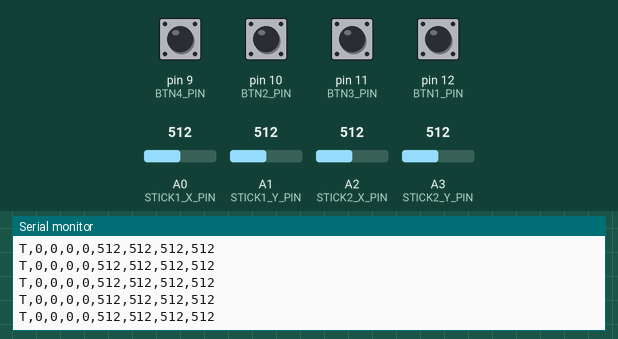
This sketch was run on a simulated Arduino Uno, built with avr-gcc and run on an emulated ATmega328P. Shown: the last lines printed to the serial monitor. Inputs (shaded band) come from the test bench; at power-on: pin 9 (BTN4_PIN), pin 10 (BTN2_PIN), pin 11 (BTN3_PIN), pin 12 (BTN1_PIN) HIGH, A0 (STICK1_X_PIN) = 512, A1 (STICK1_Y_PIN) = 512, A2 (STICK2_X_PIN) = 512, A3 (STICK2_Y_PIN) = 512.

Above: at 1.2 s.
1.3 s: A0 (STICK1_X_PIN) set to 716
At 1.37 s:
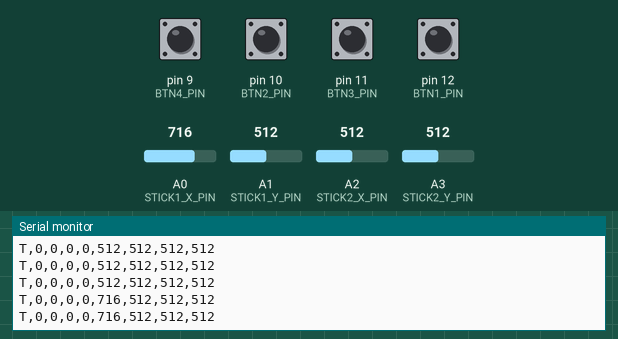
2.8 s: A1 (STICK1_Y_PIN) set to 716
At 2.87 s:
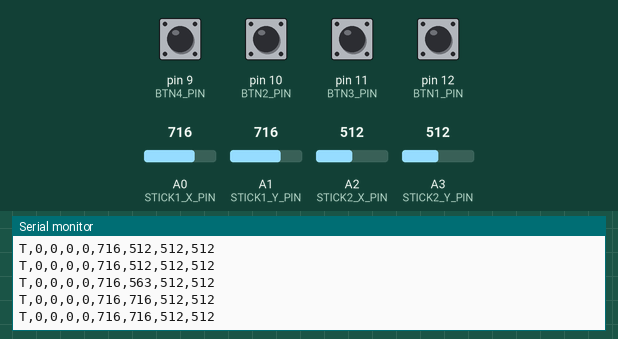
4.3 s: A2 (STICK2_X_PIN) set to 716
At 4.37 s:
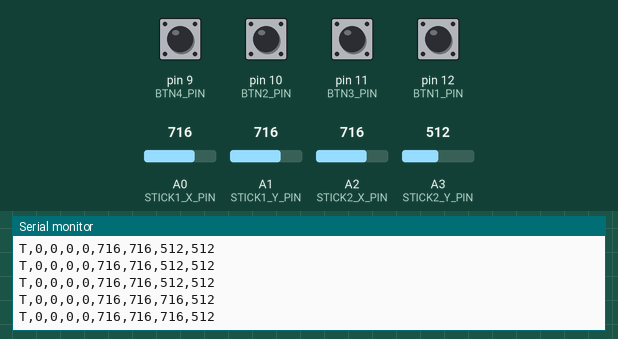
5.8 s: A3 (STICK2_Y_PIN) set to 716
At 5.92 s:
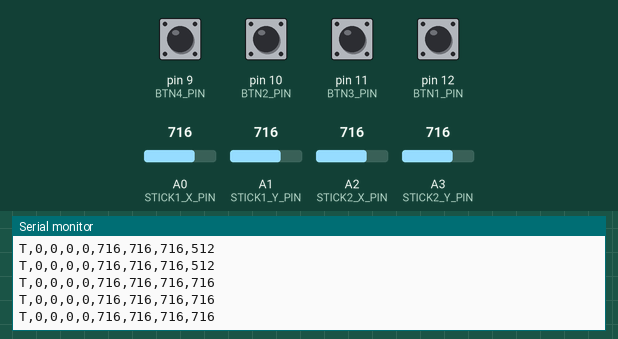
7.3 s: pin 9 (BTN4_PIN) pulled LOW for 0.15 s
At 7.38 s:
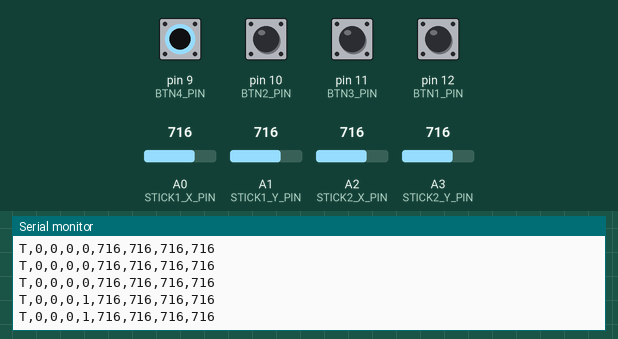
8.9 s: pin 10 (BTN2_PIN) pulled LOW for 1 s
At 8.98 s:
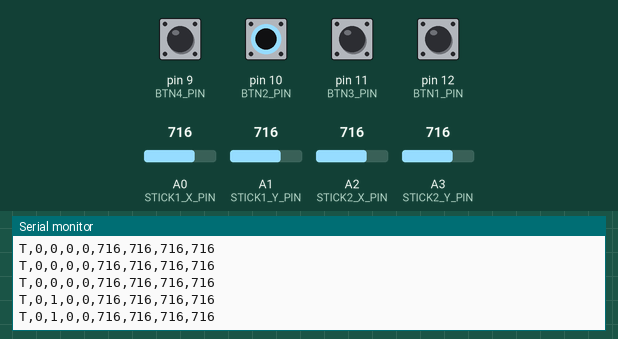
Timing chart, 0 to 11.9 s (numbered marks = the images above; inputs shaded):
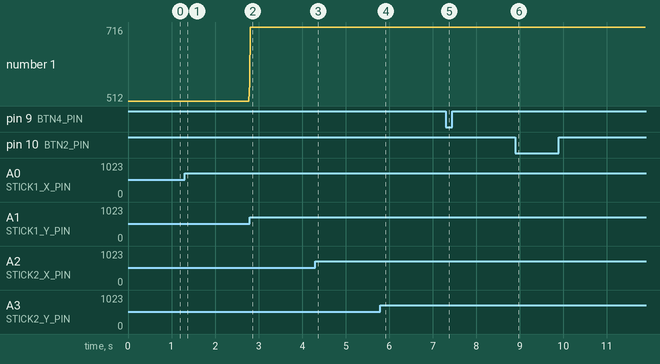

Measured:
- after the input at 1.3 s, the serial monitor: prints a new line at once (image 1)
- after the input at 2.8 s, the serial monitor: prints a new line at once (image 2)
- after the input at 4.3 s, the serial monitor: prints a new line at once (image 3)
- after the input at 5.8 s, the serial monitor: prints a new line at once (image 4)
- after the input at 7.3 s, the serial monitor: prints a new line at once (image 5)
- after the input at 8.9 s, the serial monitor: prints a new line at once (image 6)

The sketch:

nano_serial_joystick.ino
```cpp
#include <Arduino.h>

// -------- Pin mapping --------
const uint8_t BTN1_PIN = 12;
const uint8_t BTN2_PIN = 10;
const uint8_t BTN3_PIN = 11;
const uint8_t BTN4_PIN = 9;

const uint8_t STICK1_X_PIN = 14;
const uint8_t STICK1_Y_PIN = 15;
const uint8_t STICK2_X_PIN = 16;
const uint8_t STICK2_Y_PIN = 17;

// -------- Serial settings --------
const unsigned long SERIAL_BAUD = 230400;
const unsigned long KEEPALIVE_MS = 50;
const uint16_t AXIS_CHANGE_THRESHOLD = 3;
const uint8_t AXIS_FILTER_SAMPLES = 4;
const unsigned long DEBOUNCE_MS = 8;

struct ButtonState {
  uint8_t pin;
  bool stableState;
  bool lastRead;
  unsigned long lastChangeMs;
};

ButtonState buttons[4] = {
  {BTN1_PIN, false, false, 0},
  {BTN2_PIN, false, false, 0},
  {BTN3_PIN, false, false, 0},
  {BTN4_PIN, false, false, 0}
};

const uint8_t axisPins[4] = {STICK1_X_PIN, STICK1_Y_PIN, STICK2_X_PIN, STICK2_Y_PIN};
int filteredAxes[4] = {0, 0, 0, 0};
int lastSentAxes[4] = {-1, -1, -1, -1};
bool lastSentButtons[4] = {false, false, false, false};
unsigned long lastTransmitMs = 0;

int readFilteredAxis(uint8_t pin) {
  long sum = 0;
  for (uint8_t i = 0; i < AXIS_FILTER_SAMPLES; ++i) {
    sum += analogRead(pin);
  }
  return (int)(sum / AXIS_FILTER_SAMPLES);
}

bool updateButton(ButtonState &button, unsigned long nowMs) {
  bool rawPressed = digitalRead(button.pin) == LOW;  // INPUT_PULLUP

  if (rawPressed != button.lastRead) {
    button.lastRead = rawPressed;
    button.lastChangeMs = nowMs;
  }

  if ((nowMs - button.lastChangeMs) >= DEBOUNCE_MS && button.stableState != rawPressed) {
    button.stableState = rawPressed;
    return true;
  }

  return false;
}

bool axesChangedEnough() {
  for (uint8_t i = 0; i < 4; ++i) {
    if (lastSentAxes[i] < 0 || abs(filteredAxes[i] - lastSentAxes[i]) >= AXIS_CHANGE_THRESHOLD) {
      return true;
    }
  }
  return false;
}

bool buttonsChanged() {
  for (uint8_t i = 0; i < 4; ++i) {
    if (buttons[i].stableState != lastSentButtons[i]) {
      return true;
    }
  }
  return false;
}

void transmitState(unsigned long nowMs) {
  Serial.print("T,");
  for (uint8_t i = 0; i < 4; ++i) {
    Serial.print(buttons[i].stableState ? 1 : 0);
    Serial.print(',');
    lastSentButtons[i] = buttons[i].stableState;
  }

  for (uint8_t i = 0; i < 4; ++i) {
    Serial.print(filteredAxes[i]);
    lastSentAxes[i] = filteredAxes[i];
    if (i < 3) {
      Serial.print(',');
    }
  }
  Serial.println();
  lastTransmitMs = nowMs;
}

void setup() {
  Serial.begin(SERIAL_BAUD);

  for (uint8_t i = 0; i < 4; ++i) {
    pinMode(buttons[i].pin, INPUT_PULLUP);
    buttons[i].stableState = digitalRead(buttons[i].pin) == LOW;
    buttons[i].lastRead = buttons[i].stableState;
    buttons[i].lastChangeMs = millis();
  }

  for (uint8_t i = 0; i < 4; ++i) {
    filteredAxes[i] = readFilteredAxis(axisPins[i]);
    lastSentAxes[i] = filteredAxes[i];
    lastSentButtons[i] = buttons[i].stableState;
  }

  transmitState(millis());
}

void loop() {
  unsigned long nowMs = millis();
  bool anyButtonChanged = false;

  for (uint8_t i = 0; i < 4; ++i) {
    if (updateButton(buttons[i], nowMs)) {
      anyButtonChanged = true;
    }
  }

  for (uint8_t i = 0; i < 4; ++i) {
    filteredAxes[i] = readFilteredAxis(axisPins[i]);
  }

  bool sendDueToChange = anyButtonChanged || axesChangedEnough() || buttonsChanged();
  bool sendDueToKeepalive = (nowMs - lastTransmitMs) >= KEEPALIVE_MS;

  if (sendDueToChange || sendDueToKeepalive) {
    transmitState(nowMs);
  }
}
```
